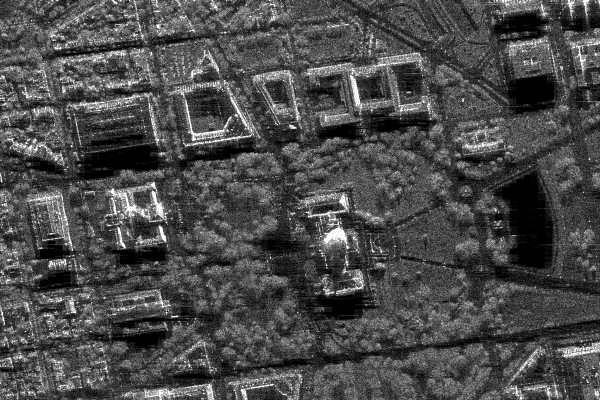
#> input picture ip7-8/sar_1_gray.jpg, 600 x 400 px
$ jupyter execute DE_IP_2024_Task7.ipynb
#> lines starting #> are read from the running program, lines starting #| are printed output that depends on the picture
[cell 1]
import numpy as np
import cv2
import matplotlib.pyplot as plt
from skimage.feature import peak_local_max
from skimage.metrics import structural_similarity
import os

[cell 2]
img = cv2.imread('sar_1_gray.jpg', cv2.IMREAD_GRAYSCALE)
#> img is the input picture: shape (400, 600); min 0, max 255, mean 74.9

if img is None:
    print("Изображение не найдено!")
else:
    _, monoImg = cv2.threshold(img, 128, 255, cv2.THRESH_BINARY)
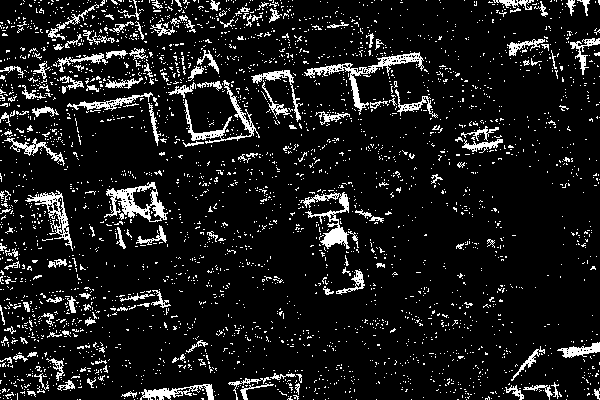
#> monoImg: shape (400, 600); 10.1% white in thin lines or dots

    with open('mono.txt', 'w') as file:
        for row in monoImg:
            file.write(' '.join(str(pixel) for pixel in row) + '\n')

[cell 3]
def wavelet_haar(data):
    data = data.astype(np.float32)
    rows, cols = data.shape
#> rows = 400; cols = 600

    horizontal = np.zeros_like(data)
    for r in range(rows):
        for c in range(0, cols - 1, 2):
            a = (data[r, c] + data[r, c+1]) / 2
            d = (data[r, c] - data[r, c+1]) / 2
            horizontal[r, c//2] = a
            horizontal[r, c//2 + cols//2] = d

        if cols % 2 == 1:
            horizontal[r, cols//2] = data[r, -1]
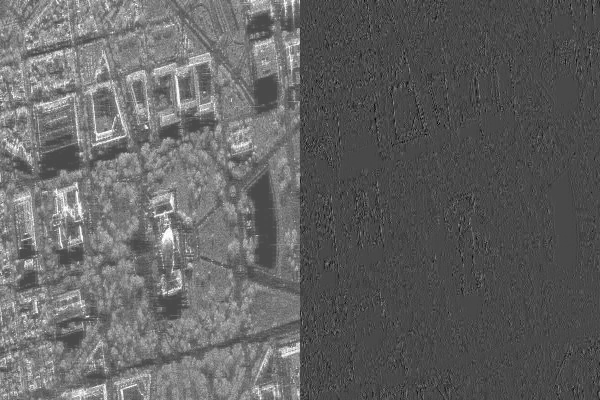
#> horizontal: shape (400, 600) float32; min -102.5, max 255, mean 37.5; drawn with min black and max white

    vertical = np.zeros_like(horizontal)
    for c in range(cols):
        for r in range(0, rows - 1, 2):
            a = (horizontal[r, c] + horizontal[r+1, c]) / 2
            d = (horizontal[r, c] - horizontal[r+1, c]) / 2
            vertical[r//2, c] = a
            vertical[r//2 + rows//2, c] = d

        if rows % 2 == 1:
            vertical[rows//2, c] = horizontal[-1, c]
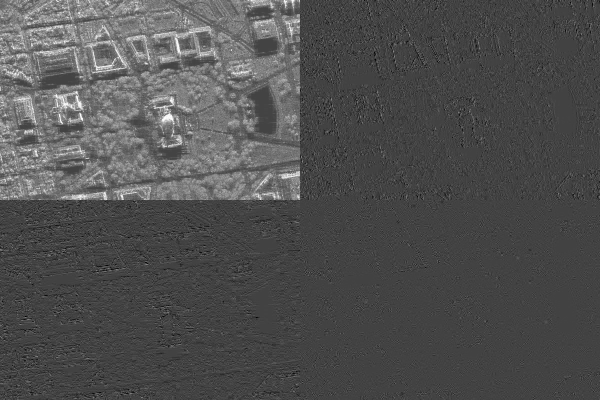
#> vertical: shape (400, 600) float32; min -90.5, max 254.5, mean 18.7; drawn with min black and max white

    half_r, half_c = rows // 2, cols // 2
#> half_r = 200; half_c = 300

    return (vertical[:half_r, :half_c],     # LL
            vertical[:half_r, half_c:],     # LH
            vertical[half_r:, :half_c],     # HL
            vertical[half_r:, half_c:],     # HH
            vertical)                       # full transform

[cell 4]
LL, LH, HL, HH, full_transform = wavelet_haar(img)
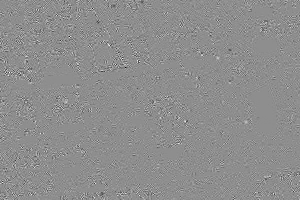
#> HH: shape (200, 300) float32; min -67, max 53.25, mean 0; drawn with min black and max white

plt.figure(figsize=(10, 6))

plt.subplot(2,3,1)
plt.imshow(img, cmap='gray')
plt.title('Исходное')
plt.axis('off')

plt.subplot(2,3,2)
plt.imshow(LL, cmap='gray')
plt.title('LL')
plt.axis('off')

plt.subplot(2,3,3)
plt.imshow(np.abs(LH), cmap='gray')
plt.title('LH')
plt.axis('off')

plt.subplot(2,3,4)
plt.imshow(np.abs(HL), cmap='gray')
plt.title('HL')
plt.axis('off')

plt.subplot(2,3,5)
plt.imshow(np.abs(HH), cmap='gray')
plt.title('HH')
plt.axis('off')

plt.subplot(2,3,6)
plt.imshow(full_transform, cmap='jet')
plt.title('Полное преобразование')
plt.axis('off')

plt.tight_layout()
plt.show()
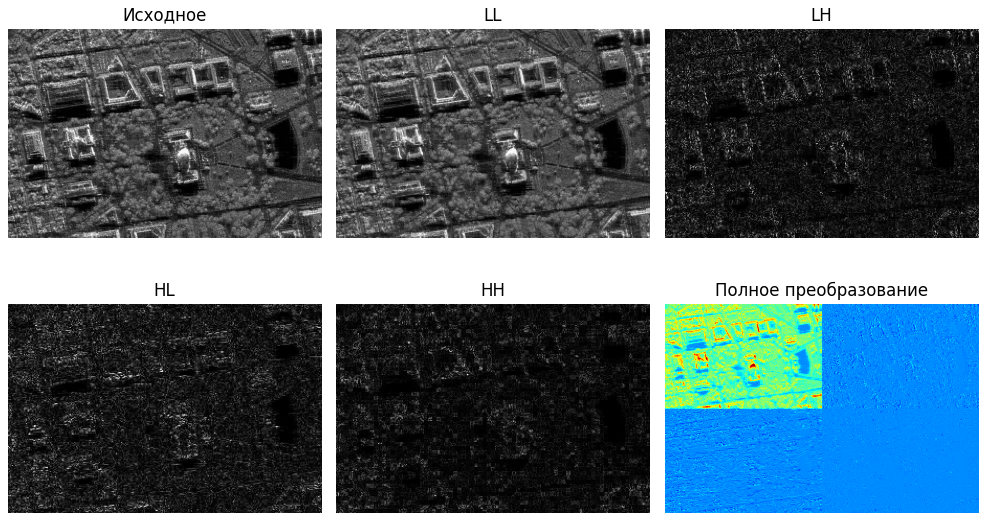
#> figure drawn by matplotlib, 6 panels

[cell 5]
def quantize_data(comp, levels):
#> called with levels = 4
    min_val = comp.min()
#> min_val = -86
    max_val = comp.max()
#> max_val = 97.5
    step = (max_val - min_val) / levels
#> step = 45.88
    q = np.floor((comp - min_val) / step).astype(int)
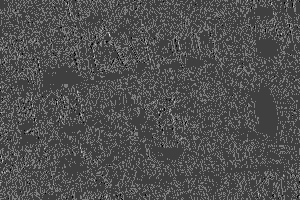
#> q: shape (200, 300) int64; min 0, max 4, mean 1.26; drawn with min black and max white
    return q, min_val, step

def dequantize_data(q, min_val, step):
    return min_val + q * step

levels = 4
LH_q, lh_min, lh_step = quantize_data(LH, levels)
#> lh_min = -86; lh_step = 45.88
HL_q, hl_min, hl_step = quantize_data(HL, levels)
#> call 2 of quantize_data, with levels = 4
#> in quantize_data (call 2), `min_val = comp.min()`: min_val = -90.5
#> in quantize_data (call 2), `max_val = comp.max()`: max_val = 89.5
#> in quantize_data (call 2), `step = (max_val - min_val) / levels`: step = 45
#> in quantize_data (call 2), `q = np.floor((comp - min_val) / step).astype(int)`:
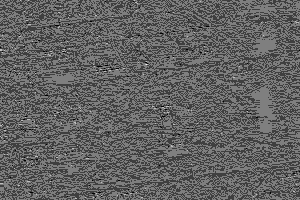
#> q: shape (200, 300) int64; min 0, max 4, mean 1.54; drawn with min black and max white
#> hl_min = -90.5; hl_step = 45
HH_q, hh_min, hh_step = quantize_data(HH, levels)
#> call 3 of quantize_data, with levels = 4
#> in quantize_data (call 3), `min_val = comp.min()`: min_val = -67
#> in quantize_data (call 3), `max_val = comp.max()`: max_val = 53.25
#> in quantize_data (call 3), `step = (max_val - min_val) / levels`: step = 30.06
#> in quantize_data (call 3), `q = np.floor((comp - min_val) / step).astype(int)`:
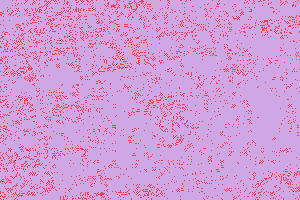
#> q: shape (200, 300) int64; 5 distinct labels, from 0 to 4; one colour per label, 0 black
#> hh_min = -67; hh_step = 30.06

LH_r = dequantize_data(LH_q, lh_min, lh_step)
HL_r = dequantize_data(HL_q, hl_min, hl_step)
HH_r = dequantize_data(HH_q, hh_min, hh_step)
#> call 3 of dequantize_data, with min_val = -67, step = 30.06
#> in dequantize_data (call 3), `return min_val + q * step`:
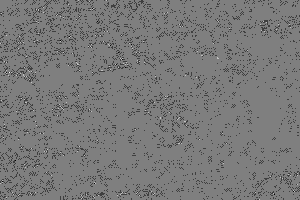
#> returned value: shape (200, 300) float64; min -67, max 53.25, mean -9.7; drawn with min black and max white

plt.figure(figsize=(16, 7))
titles = ["LH до", "HL до", "HH до", "LH после", "HL после", "HH после"]
images = [LH, HL, HH, LH_r, HL_r, HH_r]

for i in range(6):
    plt.subplot(2, 3, i+1)
    plt.imshow(np.abs(images[i]), cmap='gray')
    plt.title(titles[i])
    plt.axis('off')

plt.tight_layout()
plt.show()
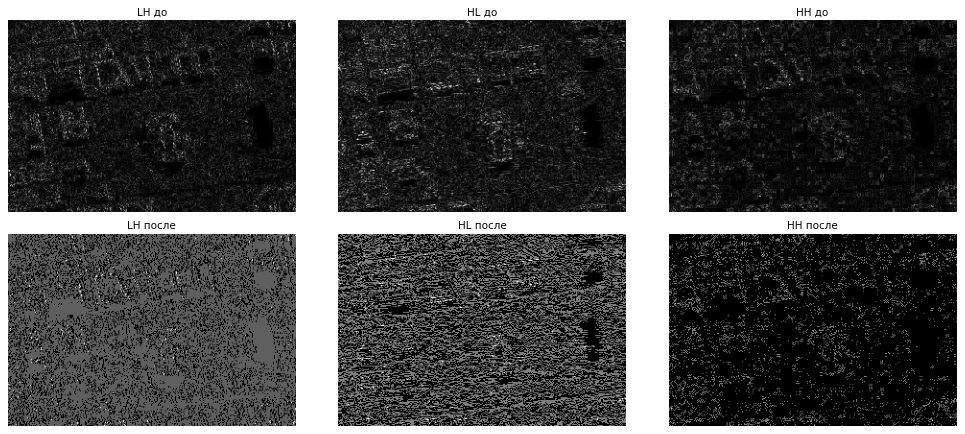
#> figure drawn by matplotlib, 6 panels

[cell 6]
from collections import Counter

def encode_pairs(component):
    counts = Counter(component.flatten())
#> counts = {1: 43977, 2: 15542, 0: 348, 3: 132, 4: 1}
    return list(counts.items())

LH_pairs = encode_pairs(LH_q)
#> LH_pairs = [(1, 43977), (2, 15542), (0, 348), (3, 132), (4, 1)]
HL_pairs = encode_pairs(HL_q)
#> HL_pairs = [(1, 27290), (2, 32171), (3, 273), (0, 265), (4, 1)]
HH_pairs = encode_pairs(HH_q)
#> HH_pairs = [(2, 53899), (1, 5840), (3, 243), (0, 17), (4, 1)]

with open("haar.txt", "w") as file:

    np.savetxt(file, LL, fmt="%.2f")
    file.write("\n")


    for name, pairs in [("LH", LH_pairs), ("HL", HL_pairs), ("HH", HH_pairs)]:
        file.write(f"# {name} component\n")
        for value, count in pairs:
            file.write(f"{value} {count}\n")
        file.write("\n")
#> this loop made 3 passes
#> (name, pairs) on passes 1 to 3: ('LH', [(1, 43977), (2, 15542), (0, 348), (3, 132), (4, 1)]), ('HL', [(1, 27290), (2, 32171), (3, 273), (0, 265), (4, 1)]), ('HH', [(2, 53899), (1, 5840), (3, 243), (0, 17), (4, 1)])

print("Сохранено в haar")
